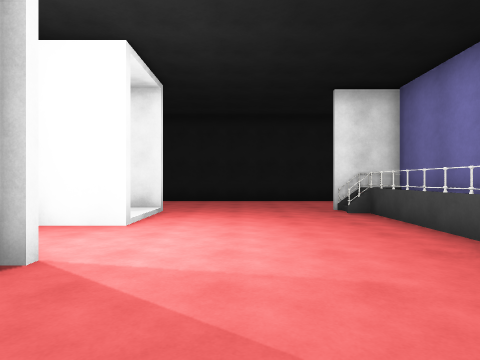
view 1 (above)

16 first-person views from a walk through a scene from a Unity 3-D project. The camera is 1.4 m above the floor, looks level and sees 75° across. The floor is counted in squares, 2 m on a side. Each view is taken from the middle of a square. On the plan, view 1 faces up. The plan holds only what a view shows up to about 10 squares ahead; the rest is blank. Some animated figures are not drawn. Surface patterns are stand-ins for the level's own textures.

view 2
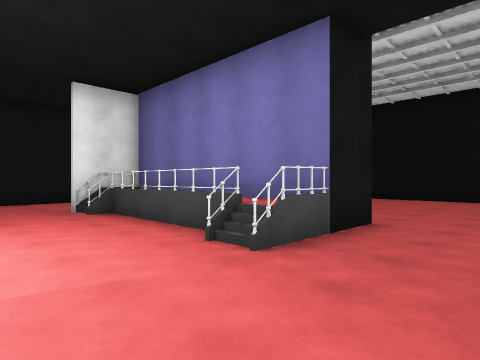

view 3
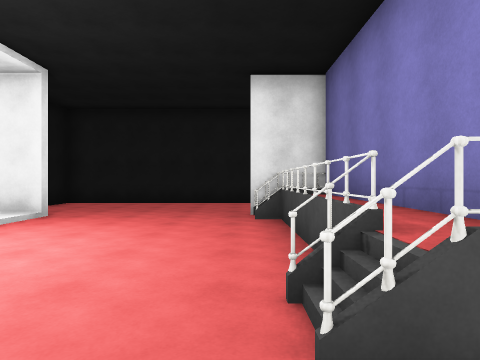

view 4
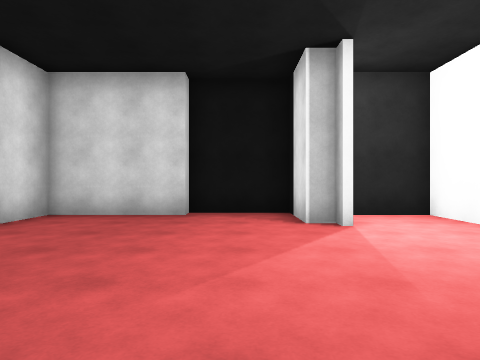

view 5
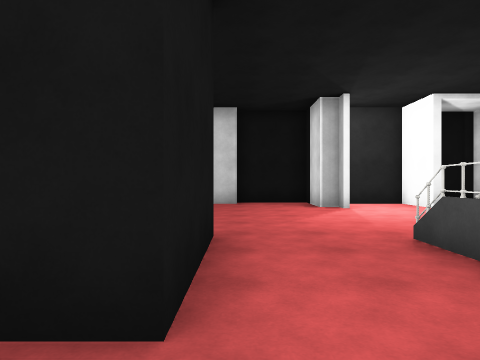

view 6
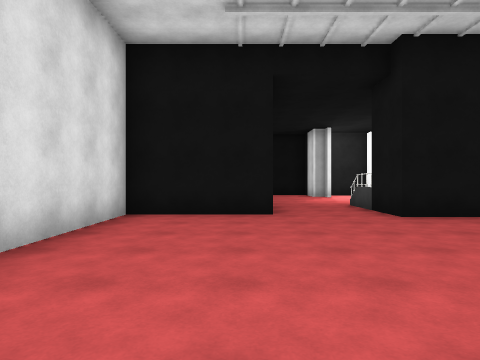

view 7
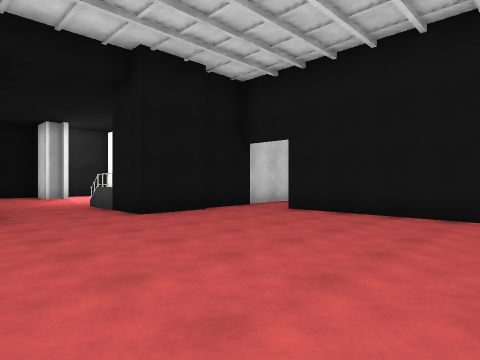

view 8
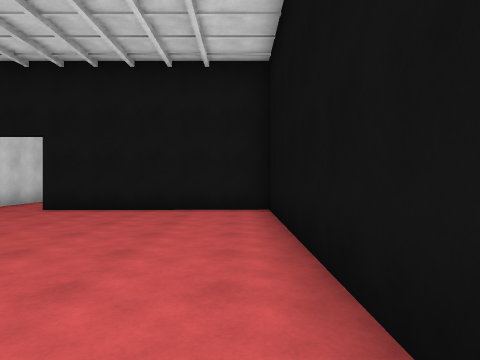

view 9
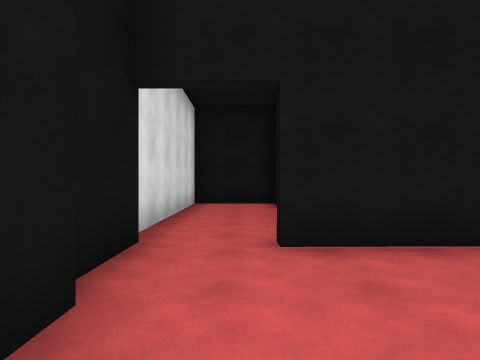

view 10
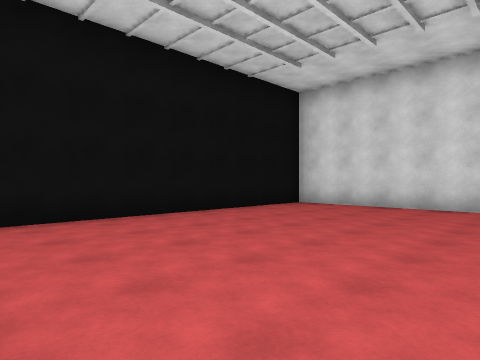

view 11
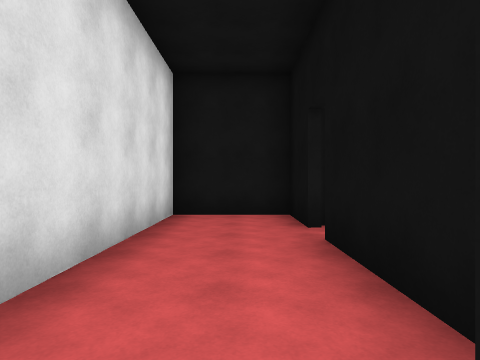

view 12
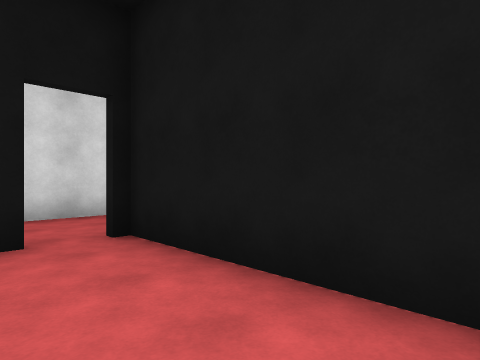

view 13
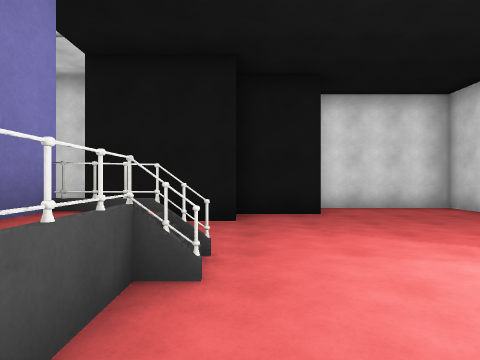

view 14
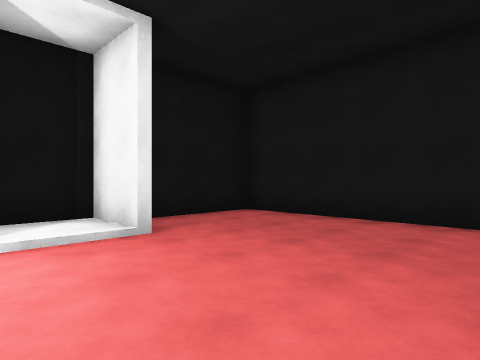

view 15
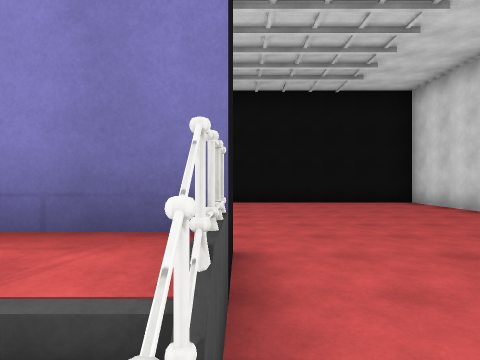

view 16
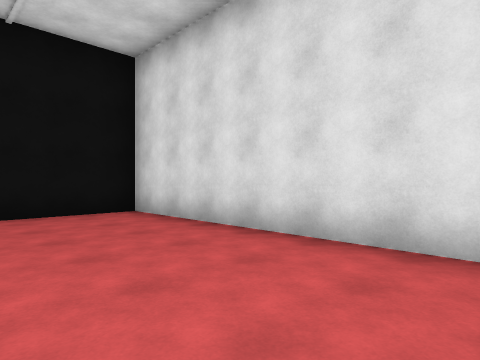

### Floor plan
Ten units are one square. View 1 is at (0, 0); x grows to the right and y downward. Boxes are objects, and circles mark ways between rooms. Rooms are numbered by the first view taken in them; rooms with no view inside come last. Other rooms are left out.
<svg viewBox="-42 -118 164 156">
<path fill="none" stroke="#000" d="M-16 -48 -32 -48 -32 -33M-21 -26 -21 -21 -37 -21 -37 1M23 -28 26 -28 25 -28M24 -26 27 -28M22 -20 31 -22M28 -27 26 -33M27 -23 27 -66M26 -20 26 -21 23 -19M-16 -69 -32 -69 -32 -56M25 -66 22 -66M31 -17 27 -20M34 -20 25 -21M34 -19 29 -22 23 -21M37 -21 37 -73 21 -73M37 -20 33 -23M20 3 46 3M-32 0 -32 28 0 28M3 14 21 14M51 -21 24 -21M31 -105 -32 -105 -32 -79M25 -27 24 -28M26 -28 23 -27M27 -28 22 -29M27 -28 24 -30M29 -71 24 -75M30 -73 23 -72M46 3 46 33 117 33 117 -53 64 -53M51 -37 51 -21M70 -62 70 -88M70 -98 70 -113 46 -113 46 -57M49 -56 49 -39M109 -98 70 -98"/>
<circle cx="35" cy="-5" r="3" fill="#2a7"/>
<circle cx="60" cy="-50" r="3" fill="#2a7"/>
<circle cx="70" cy="-90" r="3" fill="#2a7"/>
<text x="0" y="-40">1</text>
<text x="80" y="-10">2</text>
<text x="60" y="-80">3</text>
<text x="90" y="-80">4</text>
</svg>
Room 1 opens to room 2. Room 2 opens to room 3. Room 3 opens to room 4.

Where each view was taken, in squares from view 1:
view 1: 0 up, 0 right, facing up
view 2: 0 up, 0 right, facing up-right
view 3: 1 up, 2 right, facing up
view 4: 1 up, 3 right, facing left
view 5: 0 up, 6 right, facing left
view 6: 1 down, 11 right, facing left
view 7: 1 down, 11 right, facing up-left
view 8: 2 down, 11 right, facing up
view 9: 2 up, 6 right, facing up
view 10: 5 up, 6 right, facing down-right
view 11: 5 up, 6 right, facing up
view 12: 8 up, 11 right, facing up-left
view 13: 5 up, 2 right, facing down
view 14: 5 up, 2 right, facing up-left
view 15: 2 up, 2 right, facing right
view 16: 0 up, 5 right, facing down-right
